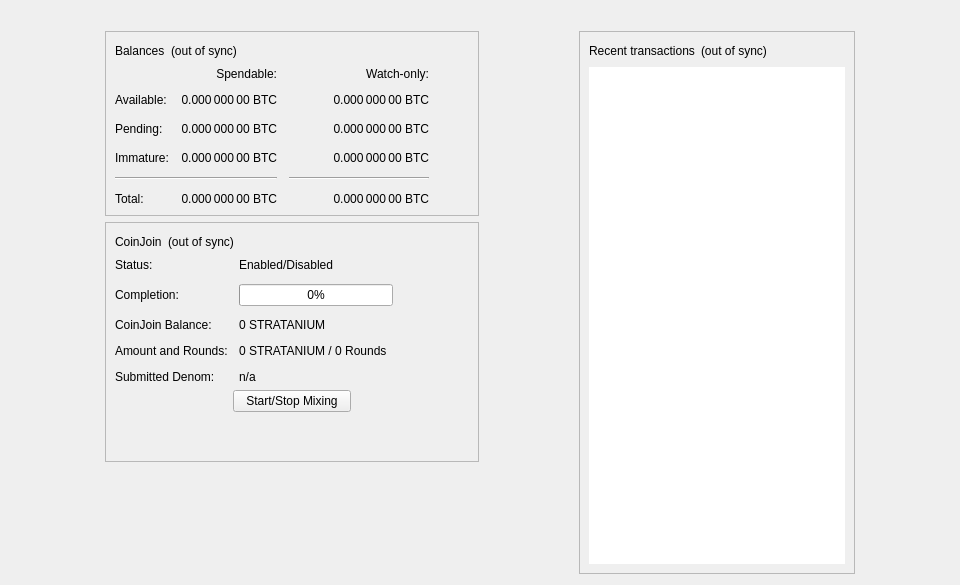
<?xml version="1.0" encoding="UTF-8"?>
<ui version="4.0">
 <class>OverviewPage</class>
 <widget class="QWidget" name="OverviewPage">
  <property name="geometry">
   <rect>
    <x>0</x>
    <y>0</y>
    <width>960</width>
    <height>585</height>
   </rect>
  </property>
  <property name="minimumSize">
   <size>
    <width>960</width>
    <height>0</height>
   </size>
  </property>
  <property name="windowTitle">
   <string>Form</string>
  </property>
  <layout class="QVBoxLayout" name="topLayout">
   <item>
    <widget class="QLabel" name="labelAlerts">
     <property name="visible">
      <bool>false</bool>
     </property>
     <property name="wordWrap">
      <bool>true</bool>
     </property>
     <property name="margin">
      <number>3</number>
     </property>
     <property name="textInteractionFlags">
      <set>Qt::TextSelectableByMouse</set>
     </property>
    </widget>
   </item>
   <item>
    <layout class="QHBoxLayout" name="horizontalLayout" stretch="1,0,1,0,1">
     <item>
      <spacer name="horizontalSpacerLeft">
       <property name="orientation">
        <enum>Qt::Horizontal</enum>
       </property>
       <property name="sizeType">
        <enum>QSizePolicy::Preferred</enum>
       </property>
       <property name="sizeHint" stdset="0">
        <size>
         <width>10</width>
         <height>20</height>
        </size>
       </property>
      </spacer>
     </item>
     <item>
      <layout class="QVBoxLayout" name="verticalLayout_2">
       <item>
        <widget class="QFrame" name="frame">
         <property name="frameShape">
          <enum>QFrame::StyledPanel</enum>
         </property>
         <property name="frameShadow">
          <enum>QFrame::Raised</enum>
         </property>
         <layout class="QVBoxLayout" name="verticalLayout_4">
          <item>
           <layout class="QHBoxLayout" name="horizontalLayout_4">
            <item>
             <widget class="QLabel" name="label_5">
              <property name="text">
               <string>Balances</string>
              </property>
             </widget>
            </item>
            <item>
             <widget class="QLabel" name="labelWalletStatus">
              <property name="toolTip">
               <string>The displayed information may be out of date. Your wallet automatically synchronizes with the Stratanium network after a connection is established, but this process has not completed yet.</string>
              </property>
              <property name="text">
               <string notr="true">(out of sync)</string>
              </property>
              <property name="alignment">
               <set>Qt::AlignLeading|Qt::AlignLeft|Qt::AlignVCenter</set>
              </property>
             </widget>
            </item>
            <item>
             <spacer name="horizontalSpacer_3">
              <property name="orientation">
               <enum>Qt::Horizontal</enum>
              </property>
              <property name="sizeHint" stdset="0">
               <size>
                <width>40</width>
                <height>20</height>
               </size>
              </property>
             </spacer>
            </item>
           </layout>
          </item>
          <item>
           <layout class="QGridLayout" name="gridLayout">
            <property name="spacing">
             <number>12</number>
            </property>
            <item row="2" column="2">
             <widget class="QLabel" name="labelWatchPending">
              <property name="cursor">
               <cursorShape>IBeamCursor</cursorShape>
              </property>
              <property name="toolTip">
               <string>Unconfirmed transactions to watch-only addresses</string>
              </property>
              <property name="text">
               <string notr="true">0.000 000 00 BTC</string>
              </property>
              <property name="alignment">
               <set>Qt::AlignRight|Qt::AlignTrailing|Qt::AlignVCenter</set>
              </property>
              <property name="textInteractionFlags">
               <set>Qt::LinksAccessibleByMouse|Qt::TextSelectableByKeyboard|Qt::TextSelectableByMouse</set>
              </property>
             </widget>
            </item>
            <item row="2" column="1">
             <widget class="QLabel" name="labelUnconfirmed">
              <property name="cursor">
               <cursorShape>IBeamCursor</cursorShape>
              </property>
              <property name="toolTip">
               <string>Total of transactions that have yet to be confirmed, and do not yet count toward the spendable balance</string>
              </property>
              <property name="text">
               <string notr="true">0.000 000 00 BTC</string>
              </property>
              <property name="alignment">
               <set>Qt::AlignRight|Qt::AlignTrailing|Qt::AlignVCenter</set>
              </property>
              <property name="textInteractionFlags">
               <set>Qt::LinksAccessibleByMouse|Qt::TextSelectableByKeyboard|Qt::TextSelectableByMouse</set>
              </property>
             </widget>
            </item>
            <item row="3" column="2">
             <widget class="QLabel" name="labelWatchImmature">
              <property name="cursor">
               <cursorShape>IBeamCursor</cursorShape>
              </property>
              <property name="toolTip">
               <string>Mined balance in watch-only addresses that has not yet matured</string>
              </property>
              <property name="text">
               <string notr="true">0.000 000 00 BTC</string>
              </property>
              <property name="alignment">
               <set>Qt::AlignRight|Qt::AlignTrailing|Qt::AlignVCenter</set>
              </property>
              <property name="textInteractionFlags">
               <set>Qt::LinksAccessibleByMouse|Qt::TextSelectableByKeyboard|Qt::TextSelectableByMouse</set>
              </property>
             </widget>
            </item>
            <item row="4" column="0" colspan="2">
             <widget class="Line" name="lineSpendableBalance">
              <property name="orientation">
               <enum>Qt::Horizontal</enum>
              </property>
             </widget>
            </item>
            <item row="4" column="2">
             <widget class="Line" name="lineWatchBalance">
              <property name="sizePolicy">
               <sizepolicy hsizetype="Preferred" vsizetype="Fixed">
                <horstretch>0</horstretch>
                <verstretch>0</verstretch>
               </sizepolicy>
              </property>
              <property name="minimumSize">
               <size>
                <width>140</width>
                <height>0</height>
               </size>
              </property>
              <property name="orientation">
               <enum>Qt::Horizontal</enum>
              </property>
             </widget>
            </item>
            <item row="5" column="0">
             <widget class="QLabel" name="labelTotalText">
              <property name="text">
               <string>Total:</string>
              </property>
             </widget>
            </item>
            <item row="3" column="1">
             <widget class="QLabel" name="labelImmature">
              <property name="cursor">
               <cursorShape>IBeamCursor</cursorShape>
              </property>
              <property name="toolTip">
               <string>Mined balance that has not yet matured</string>
              </property>
              <property name="text">
               <string notr="true">0.000 000 00 BTC</string>
              </property>
              <property name="alignment">
               <set>Qt::AlignRight|Qt::AlignTrailing|Qt::AlignVCenter</set>
              </property>
              <property name="textInteractionFlags">
               <set>Qt::LinksAccessibleByMouse|Qt::TextSelectableByKeyboard|Qt::TextSelectableByMouse</set>
              </property>
             </widget>
            </item>
            <item row="2" column="3">
             <spacer name="horizontalSpacer_2">
              <property name="orientation">
               <enum>Qt::Horizontal</enum>
              </property>
              <property name="sizeHint" stdset="0">
               <size>
                <width>40</width>
                <height>20</height>
               </size>
              </property>
             </spacer>
            </item>
            <item row="3" column="0">
             <widget class="QLabel" name="labelImmatureText">
              <property name="text">
               <string>Immature:</string>
              </property>
             </widget>
            </item>
            <item row="5" column="1">
             <widget class="QLabel" name="labelTotal">
              <property name="cursor">
               <cursorShape>IBeamCursor</cursorShape>
              </property>
              <property name="toolTip">
               <string>Your current total balance</string>
              </property>
              <property name="text">
               <string notr="true">0.000 000 00 BTC</string>
              </property>
              <property name="alignment">
               <set>Qt::AlignRight|Qt::AlignTrailing|Qt::AlignVCenter</set>
              </property>
              <property name="textInteractionFlags">
               <set>Qt::LinksAccessibleByMouse|Qt::TextSelectableByKeyboard|Qt::TextSelectableByMouse</set>
              </property>
             </widget>
            </item>
            <item row="5" column="2">
             <widget class="QLabel" name="labelWatchTotal">
              <property name="cursor">
               <cursorShape>IBeamCursor</cursorShape>
              </property>
              <property name="toolTip">
               <string>Current total balance in watch-only addresses</string>
              </property>
              <property name="text">
               <string notr="true">0.000 000 00 BTC</string>
              </property>
              <property name="alignment">
               <set>Qt::AlignRight|Qt::AlignTrailing|Qt::AlignVCenter</set>
              </property>
              <property name="textInteractionFlags">
               <set>Qt::LinksAccessibleByMouse|Qt::TextSelectableByKeyboard|Qt::TextSelectableByMouse</set>
              </property>
             </widget>
            </item>
            <item row="0" column="2">
             <widget class="QLabel" name="labelWatchonly">
              <property name="text">
               <string>Watch-only:</string>
              </property>
              <property name="alignment">
               <set>Qt::AlignRight|Qt::AlignTrailing|Qt::AlignVCenter</set>
              </property>
             </widget>
            </item>
            <item row="1" column="0">
             <widget class="QLabel" name="labelBalanceText">
              <property name="text">
               <string>Available:</string>
              </property>
             </widget>
            </item>
            <item row="1" column="1">
             <widget class="QLabel" name="labelBalance">
              <property name="cursor">
               <cursorShape>IBeamCursor</cursorShape>
              </property>
              <property name="toolTip">
               <string>Your current spendable balance</string>
              </property>
              <property name="text">
               <string notr="true">0.000 000 00 BTC</string>
              </property>
              <property name="alignment">
               <set>Qt::AlignRight|Qt::AlignTrailing|Qt::AlignVCenter</set>
              </property>
              <property name="textInteractionFlags">
               <set>Qt::LinksAccessibleByMouse|Qt::TextSelectableByKeyboard|Qt::TextSelectableByMouse</set>
              </property>
             </widget>
            </item>
            <item row="1" column="2">
             <widget class="QLabel" name="labelWatchAvailable">
              <property name="cursor">
               <cursorShape>IBeamCursor</cursorShape>
              </property>
              <property name="toolTip">
               <string>Your current balance in watch-only addresses</string>
              </property>
              <property name="text">
               <string notr="true">0.000 000 00 BTC</string>
              </property>
              <property name="alignment">
               <set>Qt::AlignRight|Qt::AlignTrailing|Qt::AlignVCenter</set>
              </property>
              <property name="textInteractionFlags">
               <set>Qt::LinksAccessibleByMouse|Qt::TextSelectableByKeyboard|Qt::TextSelectableByMouse</set>
              </property>
             </widget>
            </item>
            <item row="2" column="0">
             <widget class="QLabel" name="labelPendingText">
              <property name="text">
               <string>Pending:</string>
              </property>
             </widget>
            </item>
            <item row="0" column="1">
             <widget class="QLabel" name="labelSpendable">
              <property name="text">
               <string>Spendable:</string>
              </property>
              <property name="alignment">
               <set>Qt::AlignRight|Qt::AlignTrailing|Qt::AlignVCenter</set>
              </property>
             </widget>
            </item>
           </layout>
          </item>
         </layout>
        </widget>
       </item>
       <item>
        <widget class="QFrame" name="frameCoinJoin">
         <property name="layoutDirection">
          <enum>Qt::LeftToRight</enum>
         </property>
         <property name="frameShape">
          <enum>QFrame::StyledPanel</enum>
         </property>
         <property name="frameShadow">
          <enum>QFrame::Raised</enum>
         </property>
         <layout class="QVBoxLayout" name="VerticalLayout_PS1">
          <item>
           <layout class="QHBoxLayout" name="horizontalLayout_5">
            <item>
             <widget class="QLabel" name="labelCoinJoinHeader">
              <property name="text">
               <string notr="true">CoinJoin</string>
              </property>
             </widget>
            </item>
            <item>
             <widget class="QLabel" name="labelCoinJoinSyncStatus">
              <property name="toolTip">
               <string>The displayed information may be out of date. Your wallet automatically synchronizes with the Stratanium network after a connection is established, but this process has not completed yet.</string>
              </property>
              <property name="text">
               <string notr="true">(out of sync)</string>
              </property>
              <property name="alignment">
               <set>Qt::AlignLeading|Qt::AlignLeft|Qt::AlignVCenter</set>
              </property>
             </widget>
            </item>
            <item>
             <spacer name="horizontalSpacer_4">
              <property name="orientation">
               <enum>Qt::Horizontal</enum>
              </property>
              <property name="sizeHint" stdset="0">
               <size>
                <width>40</width>
                <height>20</height>
               </size>
              </property>
             </spacer>
            </item>
           </layout>
          </item>
          <item>
           <layout class="QFormLayout" name="coinJoinFormLayout">
            <property name="fieldGrowthPolicy">
             <enum>QFormLayout::AllNonFixedFieldsGrow</enum>
            </property>
            <property name="horizontalSpacing">
             <number>11</number>
            </property>
            <property name="verticalSpacing">
             <number>12</number>
            </property>
            <item row="0" column="0">
             <widget class="QLabel" name="labelCoinJoinEnabledText">
              <property name="text">
               <string>Status:</string>
              </property>
             </widget>
            </item>
            <item row="0" column="1">
             <widget class="QLabel" name="labelCoinJoinEnabled">
              <property name="text">
               <string>Enabled/Disabled</string>
              </property>
             </widget>
            </item>
            <item row="1" column="0">
             <widget class="QLabel" name="labelCompletitionText">
              <property name="text">
               <string>Completion:</string>
              </property>
             </widget>
            </item>
            <item row="1" column="1">
             <widget class="QProgressBar" name="coinJoinProgress">
              <property name="maximumSize">
               <size>
                <width>154</width>
                <height>16777215</height>
               </size>
              </property>
              <property name="value">
               <number>0</number>
              </property>
             </widget>
            </item>
            <item row="2" column="0">
             <widget class="QLabel" name="labelAnonymizedText">
              <property name="text">
               <string notr="true">CoinJoin Balance:</string>
              </property>
             </widget>
            </item>
            <item row="2" column="1">
             <widget class="QLabel" name="labelAnonymized">
              <property name="text">
               <string notr="true">0 STRATANIUM</string>
              </property>
             </widget>
            </item>
            <item row="3" column="0">
             <widget class="QLabel" name="labelAmountAndRoundsText">
              <property name="text">
               <string>Amount and Rounds:</string>
              </property>
             </widget>
            </item>
            <item row="3" column="1">
             <widget class="QLabel" name="labelAmountRounds">
              <property name="text">
               <string notr="true">0 STRATANIUM / 0 Rounds</string>
              </property>
             </widget>
            </item>
            <item row="4" column="0">
             <widget class="QLabel" name="labelSubmittedDenomText">
              <property name="text">
               <string>Submitted Denom:</string>
              </property>
             </widget>
            </item>
            <item row="4" column="1">
             <widget class="QLabel" name="labelSubmittedDenom">
              <property name="toolTip">
               <string>The denominations you submitted to the Smartnode.&lt;br&gt;To mix, other users must submit the exact same denominations.</string>
              </property>
              <property name="text">
               <string>n/a</string>
              </property>
              <property name="wordWrap">
               <bool>true</bool>
              </property>
             </widget>
            </item>
           </layout>
          </item>
          <item>
           <layout class="QVBoxLayout" name="VerticalLayout_PS">
            <item>
             <layout class="QHBoxLayout" name="horizontalLayout_3">
              <property name="topMargin">
               <number>0</number>
              </property>
              <item>
               <spacer name="horizontalSpacer_5">
                <property name="orientation">
                 <enum>Qt::Horizontal</enum>
                </property>
                <property name="sizeHint" stdset="0">
                 <size>
                  <width>40</width>
                  <height>20</height>
                 </size>
                </property>
               </spacer>
              </item>
              <item>
               <widget class="QPushButton" name="toggleCoinJoin">
                <property name="sizePolicy">
                 <sizepolicy hsizetype="MinimumExpanding" vsizetype="Fixed">
                  <horstretch>0</horstretch>
                  <verstretch>0</verstretch>
                 </sizepolicy>
                </property>
                <property name="text">
                 <string>Start/Stop Mixing</string>
                </property>
               </widget>
              </item>
              <item>
               <spacer name="horizontalSpacer_6">
                <property name="orientation">
                 <enum>Qt::Horizontal</enum>
                </property>
                <property name="sizeHint" stdset="0">
                 <size>
                  <width>40</width>
                  <height>20</height>
                 </size>
                </property>
               </spacer>
              </item>
             </layout>
            </item>
            <item>
             <spacer name="verticalSpacer_3">
              <property name="orientation">
               <enum>Qt::Vertical</enum>
              </property>
              <property name="sizeHint" stdset="0">
               <size>
                <width>20</width>
                <height>40</height>
               </size>
              </property>
             </spacer>
            </item>
           </layout>
          </item>
         </layout>
        </widget>
       </item>
       <item>
        <spacer name="verticalSpacer">
         <property name="orientation">
          <enum>Qt::Vertical</enum>
         </property>
         <property name="sizeHint" stdset="0">
          <size>
           <width>20</width>
           <height>40</height>
          </size>
         </property>
        </spacer>
       </item>
      </layout>
     </item>
     <item>
      <spacer name="horizontalSpacerCenter">
       <property name="orientation">
        <enum>Qt::Horizontal</enum>
       </property>
       <property name="sizeHint" stdset="0">
        <size>
         <width>10</width>
         <height>20</height>
        </size>
       </property>
      </spacer>
     </item>
     <item>
      <layout class="QVBoxLayout" name="verticalLayout_3">
       <item>
        <widget class="QFrame" name="frame_2">
         <property name="frameShape">
          <enum>QFrame::StyledPanel</enum>
         </property>
         <property name="frameShadow">
          <enum>QFrame::Raised</enum>
         </property>
         <layout class="QVBoxLayout" name="verticalLayout">
          <item>
           <layout class="QHBoxLayout" name="horizontalLayout_2">
            <item>
             <widget class="QLabel" name="label_4">
              <property name="text">
               <string>Recent transactions</string>
              </property>
             </widget>
            </item>
            <item>
             <widget class="QLabel" name="labelTransactionsStatus">
              <property name="toolTip">
               <string>The displayed information may be out of date. Your wallet automatically synchronizes with the Stratanium network after a connection is established, but this process has not completed yet.</string>
              </property>
              <property name="text">
               <string notr="true">(out of sync)</string>
              </property>
              <property name="alignment">
               <set>Qt::AlignLeading|Qt::AlignLeft|Qt::AlignVCenter</set>
              </property>
             </widget>
            </item>
            <item>
             <spacer name="horizontalSpacer">
              <property name="orientation">
               <enum>Qt::Horizontal</enum>
              </property>
              <property name="sizeHint" stdset="0">
               <size>
                <width>40</width>
                <height>20</height>
               </size>
              </property>
             </spacer>
            </item>
           </layout>
          </item>
          <item>
           <widget class="QListView" name="listTransactions">
            <property name="frameShape">
             <enum>QFrame::NoFrame</enum>
            </property>
            <property name="verticalScrollBarPolicy">
             <enum>Qt::ScrollBarAlwaysOff</enum>
            </property>
            <property name="horizontalScrollBarPolicy">
             <enum>Qt::ScrollBarAlwaysOff</enum>
            </property>
            <property name="selectionMode">
             <enum>QAbstractItemView::NoSelection</enum>
            </property>
           </widget>
          </item>
         </layout>
        </widget>
       </item>
      </layout>
     </item>
     <item>
      <spacer name="horizontalSpacerRight">
       <property name="orientation">
        <enum>Qt::Horizontal</enum>
       </property>
       <property name="sizeType">
        <enum>QSizePolicy::Preferred</enum>
       </property>
       <property name="sizeHint" stdset="0">
        <size>
         <width>10</width>
         <height>20</height>
        </size>
       </property>
      </spacer>
     </item>
    </layout>
   </item>
  </layout>
 </widget>
 <resources/>
 <connections/>
</ui>
